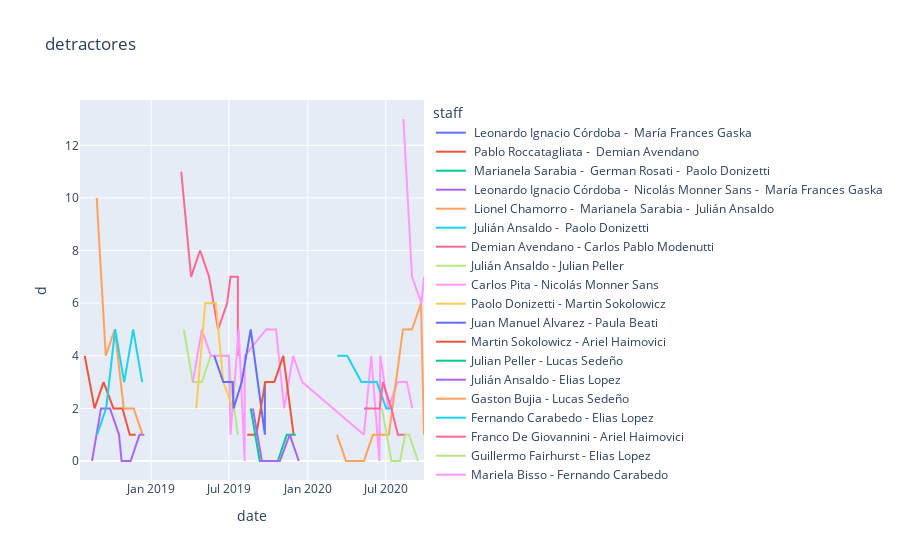

Notebook source saved alongside this figure:
### Code cell
fig = px.line(df, x='date', y="d",color='staff',title='detractores')



fig.show()

### Figure 1 — Plotly figure (JSON) as saved in the notebook; plotly's stock layout.template omitted (floating-point values rounded to 4 significant figures)
{"data": [{"hoverlabel": {"namelength": 0}, "hovertemplate": "staff= Leonardo Ignacio Córdoba -  María Frances Gaska<br>date=%{x}<br>d=%{y}", "legendgroup": " Leonardo Ignacio Córdoba -  María Frances Gaska", "line": {"color": "#636efa", "dash": "solid"}, "mode": "lines", "name": " Leonardo Ignacio Córdoba -  María Frances Gaska", "showlegend": true, "type": "scatter", "x": ["2018-07-19"], "xaxis": "x", "y": [0], "yaxis": "y"}, {"hoverlabel": {"namelength": 0}, "hovertemplate": "staff= Pablo Roccatagliata -  Demian Avendano<br>date=%{x}<br>d=%{y}", "legendgroup": " Pablo Roccatagliata -  Demian Avendano", "line": {"color": "#EF553B", "dash": "solid"}, "mode": "lines", "name": " Pablo Roccatagliata -  Demian Avendano", "showlegend": true, "type": "scatter", "x": ["2018-07-30", "2018-08-22", "2018-09-12", "2018-10-05", "2018-10-26", "2018-11-12", "2018-11-26"], "xaxis": "x", "y": [4, 2, 3, 2, 2, 1, 1], "yaxis": "y"}, {"hoverlabel": {"namelength": 0}, "hovertemplate": "staff= Marianela Sarabia -  German Rosati -  Paolo Donizetti<br>date=%{x}<br>d=%{y}", "legendgroup": " Marianela Sarabia -  German Rosati -  Paolo Donizetti", "line": {"color": "#00cc96", "dash": "solid"}, "mode": "lines", "name": " Marianela Sarabia -  German Rosati -  Paolo Donizetti", "showlegend": true, "type": "scatter", "x": ["2018-07-31"], "xaxis": "x", "y": [3], "yaxis": "y"}, {"hoverlabel": {"namelength": 0}, "hovertemplate": "staff= Leonardo Ignacio Córdoba -  Nicolás Monner Sans -  María Frances Gaska<br>date=%{x}<br>d=%{y}", "legendgroup": " Leonardo Ignacio Córdoba -  Nicolás Monner Sans -  María Frances Gaska", "line": {"color": "#ab63fa", "dash": "solid"}, "mode": "lines", "name": " Leonardo Ignacio Córdoba -  Nicolás Monner Sans -  María Frances Gaska", "showlegend": true, "type": "scatter", "x": ["2018-08-16", "2018-09-06", "2018-09-27", "2018-10-18", "2018-10-24", "2018-11-14", "2018-12-05", "2018-12-16"], "xaxis": "x", "y": [0, 2, 2, 1, 0, 0, 1, 1], "yaxis": "y"}, {"hoverlabel": {"namelength": 0}, "hovertemplate": "staff= Lionel Chamorro -  Marianela Sarabia -  Julián Ansaldo<br>date=%{x}<br>d=%{y}", "legendgroup": " Lionel Chamorro -  Marianela Sarabia -  Julián Ansaldo", "line": {"color": "#FFA15A", "dash": "solid"}, "mode": "lines", "name": " Lionel Chamorro -  Marianela Sarabia -  Julián Ansaldo", "showlegend": true, "type": "scatter", "x": ["2018-08-27", "2018-09-17", "2018-10-08", "2018-10-29", "2018-11-21", "2018-12-12"], "xaxis": "x", "y": [10, 4, 5, 2, 2, 1], "yaxis": "y"}, {"hoverlabel": {"namelength": 0}, "hovertemplate": "staff= Julián Ansaldo -  Paolo Donizetti<br>date=%{x}<br>d=%{y}", "legendgroup": " Julián Ansaldo -  Paolo Donizetti", "line": {"color": "#19d3f3", "dash": "solid"}, "mode": "lines", "name": " Julián Ansaldo -  Paolo Donizetti", "showlegend": true, "type": "scatter", "x": ["2018-08-28", "2018-09-18", "2018-10-09", "2018-10-30", "2018-11-20", "2018-12-11"], "xaxis": "x", "y": [1, 2, 5, 3, 5, 3], "yaxis": "y"}, {"hoverlabel": {"namelength": 0}, "hovertemplate": "staff=Demian Avendano - Carlos Pablo Modenutti<br>date=%{x}<br>d=%{y}", "legendgroup": "Demian Avendano - Carlos Pablo Modenutti", "line": {"color": "#FF6692", "dash": "solid"}, "mode": "lines", "name": "Demian Avendano - Carlos Pablo Modenutti", "showlegend": true, "type": "scatter", "x": ["2019-03-12", "2019-04-04", "2019-04-25", "2019-05-16", "2019-06-06", "2019-06-27", "2019-07-05", "2019-07-22", "2019-07-22"], "xaxis": "x", "y": [11, 7, 8, 7, 5, 6, 7, 7, 4], "yaxis": "y"}, {"hoverlabel": {"namelength": 0}, "hovertemplate": "staff=Julián Ansaldo - Julian Peller<br>date=%{x}<br>d=%{y}", "legendgroup": "Julián Ansaldo - Julian Peller", "line": {"color": "#B6E880", "dash": "solid"}, "mode": "lines", "name": "Julián Ansaldo - Julian Peller", "showlegend": true, "type": "scatter", "x": ["2019-03-18", "2019-04-08", "2019-04-29", "2019-05-20", "2019-06-10", "2019-07-01", "2019-07-05", "2019-07-22", "2019-07-22", "2019-07-22"], "xaxis": "x", "y": [5, 3, 3, 4, 4, 4, 3, 1, 1, 1], "yaxis": "y"}, {"hoverlabel": {"namelength": 0}, "hovertemplate": "staff=Carlos Pita - Nicolás Monner Sans<br>date=%{x}<br>d=%{y}", "legendgroup": "Carlos Pita - Nicolás Monner Sans", "line": {"color": "#FF97FF", "dash": "solid"}, "mode": "lines", "name": "Carlos Pita - Nicolás Monner Sans", "showlegend": true, "type": "scatter", "x": ["2019-04-08", "2019-04-29", "2019-05-20", "2019-06-10", "2019-07-01", "2019-07-05", "2019-07-24", "2019-08-07", "2019-08-07", "2019-09-26", "2019-10-19", "2019-11-07", "2019-11-28", "2019-12-19", "2020-05-11", "2020-05-28", "2020-06-16", "2020-06-18", "2020-07-07", "2020-07-28", "2020-08-19", "2020-09-01"], "xaxis": "x", "y": [3, 5, 4, 4, 4, 1, 5, 0, 4, 5, 5, 2, 4, 3, 1, 4, 0, 4, 2, 3, 3, 2], "yaxis": "y"}, {"hoverlabel": {"namelength": 0}, "hovertemplate": "staff=Paolo Donizetti - Martin Sokolowicz<br>date=%{x}<br>d=%{y}", "legendgroup": "Paolo Donizetti - Martin Sokolowicz", "line": {"color": "#FECB52", "dash": "solid"}, "mode": "lines", "name": "Paolo Donizetti - Martin Sokolowicz", "showlegend": true, "type": "scatter", "x": ["2019-04-16", "2019-05-07", "2019-06-01", "2019-06-18", "2019-07-11", "2019-07-11"], "xaxis": "x", "y": [2, 6, 6, 3, 2, 3], "yaxis": "y"}, {"hoverlabel": {"namelength": 0}, "hovertemplate": "staff=Juan Manuel Alvarez - Paula Beati<br>date=%{x}<br>d=%{y}", "legendgroup": "Juan Manuel Alvarez - Paula Beati", "line": {"color": "#636efa", "dash": "solid"}, "mode": "lines", "name": "Juan Manuel Alvarez - Paula Beati", "showlegend": true, "type": "scatter", "x": ["2019-05-28", "2019-06-18", "2019-07-10", "2019-07-12", "2019-07-31", "2019-08-21", "2019-09-23", "2019-09-23"], "xaxis": "x", "y": [4, 3, 3, 2, 3, 5, 1, 3], "yaxis": "y"}, {"hoverlabel": {"namelength": 0}, "hovertemplate": "staff=Martin Sokolowicz - Ariel Haimovici<br>date=%{x}<br>d=%{y}", "legendgroup": "Martin Sokolowicz - Ariel Haimovici", "line": {"color": "#EF553B", "dash": "solid"}, "mode": "lines", "name": "Martin Sokolowicz - Ariel Haimovici", "showlegend": true, "type": "scatter", "x": ["2019-08-13", "2019-09-03", "2019-09-24", "2019-10-15", "2019-11-05", "2019-11-29"], "xaxis": "x", "y": [1, 1, 3, 3, 4, 1], "yaxis": "y"}, {"hoverlabel": {"namelength": 0}, "hovertemplate": "staff=Julian Peller - Lucas Sedeño<br>date=%{x}<br>d=%{y}", "legendgroup": "Julian Peller - Lucas Sedeño", "line": {"color": "#00cc96", "dash": "solid"}, "mode": "lines", "name": "Julian Peller - Lucas Sedeño", "showlegend": true, "type": "scatter", "x": ["2019-08-21", "2019-09-11", "2019-10-02", "2019-10-23", "2019-11-13", "2019-12-04"], "xaxis": "x", "y": [2, 0, 0, 0, 1, 1], "yaxis": "y"}, {"hoverlabel": {"namelength": 0}, "hovertemplate": "staff=Julián Ansaldo - Elias Lopez<br>date=%{x}<br>d=%{y}", "legendgroup": "Julián Ansaldo - Elias Lopez", "line": {"color": "#ab63fa", "dash": "solid"}, "mode": "lines", "name": "Julián Ansaldo - Elias Lopez", "showlegend": true, "type": "scatter", "x": ["2019-08-26", "2019-09-16", "2019-10-07", "2019-10-28", "2019-11-20", "2019-12-11"], "xaxis": "x", "y": [2, 0, 0, 0, 1, 0], "yaxis": "y"}, {"hoverlabel": {"namelength": 0}, "hovertemplate": "staff=Gaston Bujia - Lucas Sedeño<br>date=%{x}<br>d=%{y}", "legendgroup": "Gaston Bujia - Lucas Sedeño", "line": {"color": "#FFA15A", "dash": "solid"}, "mode": "lines", "name": "Gaston Bujia - Lucas Sedeño", "showlegend": true, "type": "scatter", "x": ["2020-03-09", "2020-03-30", "2020-05-11", "2020-06-01", "2020-06-22", "2020-07-08", "2020-08-10", "2020-08-31", "2020-09-21", "2020-09-28"], "xaxis": "x", "y": [1, 0, 0, 1, 1, 1, 5, 5, 6, 1], "yaxis": "y"}, {"hoverlabel": {"namelength": 0}, "hovertemplate": "staff=Fernando Carabedo - Elias Lopez<br>date=%{x}<br>d=%{y}", "legendgroup": "Fernando Carabedo - Elias Lopez", "line": {"color": "#19d3f3", "dash": "solid"}, "mode": "lines", "name": "Fernando Carabedo - Elias Lopez", "showlegend": true, "type": "scatter", "x": ["2020-03-10", "2020-04-02", "2020-05-05", "2020-06-10", "2020-07-02", "2020-07-14"], "xaxis": "x", "y": [4, 4, 3, 3, 2, 2], "yaxis": "y"}, {"hoverlabel": {"namelength": 0}, "hovertemplate": "staff=Franco De Giovannini - Ariel Haimovici<br>date=%{x}<br>d=%{y}", "legendgroup": "Franco De Giovannini - Ariel Haimovici", "line": {"color": "#FF6692", "dash": "solid"}, "mode": "lines", "name": "Franco De Giovannini - Ariel Haimovici", "showlegend": true, "type": "scatter", "x": ["2020-05-11", "2020-05-27", "2020-06-17", "2020-06-24", "2020-07-14", "2020-07-29", "2020-08-19"], "xaxis": "x", "y": [2, 2, 2, 3, 2, 1, 1], "yaxis": "y"}, {"hoverlabel": {"namelength": 0}, "hovertemplate": "staff=Guillermo Fairhurst - Elias Lopez<br>date=%{x}<br>d=%{y}", "legendgroup": "Guillermo Fairhurst - Elias Lopez", "line": {"color": "#B6E880", "dash": "solid"}, "mode": "lines", "name": "Guillermo Fairhurst - Elias Lopez", "showlegend": true, "type": "scatter", "x": ["2020-06-22", "2020-07-14", "2020-08-03", "2020-08-15", "2020-08-24", "2020-09-14"], "xaxis": "x", "y": [2, 0, 0, 1, 1, 0], "yaxis": "y"}, {"hoverlabel": {"namelength": 0}, "hovertemplate": "staff=Mariela Bisso - Fernando Carabedo<br>date=%{x}<br>d=%{y}", "legendgroup": "Mariela Bisso - Fernando Carabedo", "line": {"color": "#FF97FF", "dash": "solid"}, "mode": "lines", "name": "Mariela Bisso - Fernando Carabedo", "showlegend": true, "type": "scatter", "x": ["2020-08-11", "2020-08-31", "2020-09-22", "2020-09-28"], "xaxis": "x", "y": [13, 7, 6, 7], "yaxis": "y"}, {"hoverlabel": {"namelength": 0}, "hovertemplate": "staff=Diego Battocchio - Carlos Pita<br>date=%{x}<br>d=%{y}", "legendgroup": "Diego Battocchio - Carlos Pita", "line": {"color": "#FECB52", "dash": "solid"}, "mode": "lines", "name": "Diego Battocchio - Carlos Pita", "showlegend": true, "type": "scatter", "x": ["2020-09-15"], "xaxis": "x", "y": [3], "yaxis": "y"}], "layout": {"autosize": true, "legend": {"title": {"text": "staff"}, "tracegroupgap": 0}, "title": {"text": "detractores"}, "xaxis": {"anchor": "y", "autorange": true, "domain": [0, 1], "range": ["2018-07-19", "2020-09-28"], "title": {"text": "date"}, "type": "date"}, "yaxis": {"anchor": "x", "autorange": true, "domain": [0, 1], "range": [-0.7222, 13.72], "title": {"text": "d"}, "type": "linear"}}}
